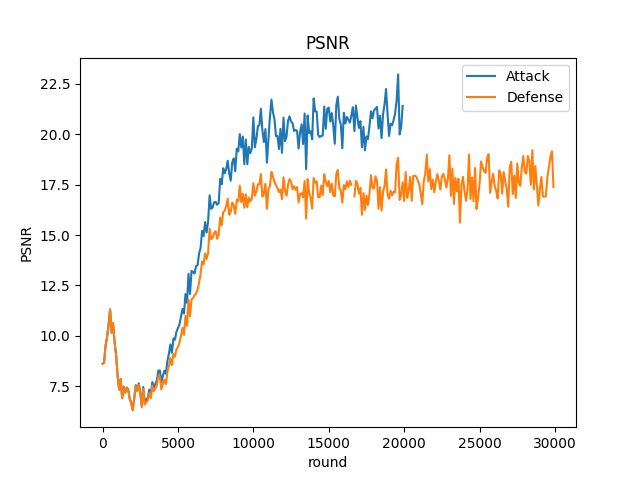

Source code (Python):
import pandas as pd     #引入pandas包
import numpy as np
import matplotlib.pyplot as plt
pd.set_option('display.max_rows', None)

txt1 = 'VFL_cafe_cifar10_16_0.01.txt'
txt2 = 'VFL_cafe_cifar10_16_0.01_defense.txt'

table1 = pd.read_table(txt1,sep='\t',header=None)
table2 = pd.read_table(txt2,sep='\t',header=None)     #读入txt文件，分隔符为\t

print(table1)
# table1[1][12] = 11.003674
# table1[2][12] = 1200
# table1[4][12] = 0.27

fig, ax = plt.subplots() # 创建图实例

ax.plot(table1[2], table1[1], label='Attack') 
ax.plot(table2[2], table2[1], label='Defense')
ax.set_xlabel('round') #设置x轴名称 x label
ax.set_ylabel('PSNR') #设置y轴名称 y label
ax.set_title('PSNR') 
ax.legend() 

plt.savefig("PSNR.png")
plt.show() #图形可视化